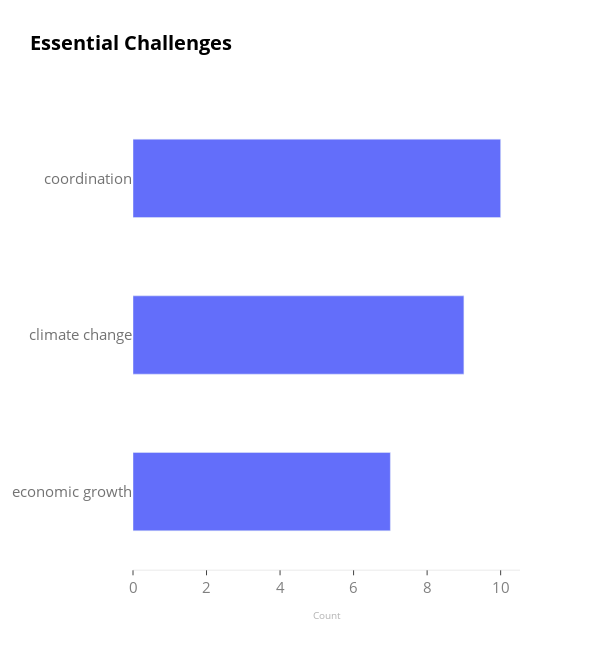

Notebook code cell kept with this figure:
### Code cell
fig = go.Figure(go.Bar(
            x=data['Count'].to_list(),
            y=data['Word'].to_list(),
            width=0.5,
            orientation='h'))
fig.update_xaxes(
    showgrid=True,
    ticks="outside",
    ticklen=5
)
fig.update_layout(
    title_text='<b>Essential Challenges</b>',
    title_font_color = "Black",
    title_font_size = 20,
    autosize = False,
    hoverlabel_align = 'right',
    paper_bgcolor='rgba(0,0,0,0)',
    plot_bgcolor='rgba(0,0,0,0)',
    width = 600,
    height = 650,
            font= dict(
    family="Open Sans",
    size=15,
    color = "grey"
),
    yaxis = dict(
       #title_text = "Delivery Challenge",
       #titlefont = dict(size = 15, f1mily = "Open Sans"),
       autorange="reversed",
    showticklabels=True,
    showgrid = False,
    color="rgb(115, 115, 115)"),
    xaxis = dict(
        title_text = "Count",showticklabels=True,
                titlefont = dict(size = 10, family = "Open Sans", color = "rgb(180, 180, 180)"),showgrid=False,
        showline=True, linewidth=0.3, linecolor='rgb(180, 180, 180)'
    ))
fig.update_yaxes(automargin = True)
fig.show()

### Figure 1 — Plotly figure (JSON) as saved in the notebook; plotly's stock layout.template omitted (floating-point values rounded to 4 significant figures)
{"data": [{"orientation": "h", "type": "bar", "width": 0.5, "x": [10, 9, 7], "y": ["coordination", "climate change", "economic growth"]}], "layout": {"autosize": false, "font": {"color": "grey", "family": "Open Sans", "size": 15}, "height": 650, "hoverlabel": {"align": "right"}, "paper_bgcolor": "rgba(0,0,0,0)", "plot_bgcolor": "rgba(0,0,0,0)", "title": {"font": {"color": "Black", "size": 20}, "text": "<b>Essential Challenges</b>"}, "width": 600, "xaxis": {"linecolor": "rgb(180, 180, 180)", "linewidth": 0.3, "showgrid": false, "showline": true, "showticklabels": true, "ticklen": 5, "ticks": "outside", "title": {"font": {"color": "rgb(180, 180, 180)", "family": "Open Sans", "size": 10}, "text": "Count"}}, "yaxis": {"automargin": true, "autorange": "reversed", "color": "rgb(115, 115, 115)", "showgrid": false, "showticklabels": true}}}
